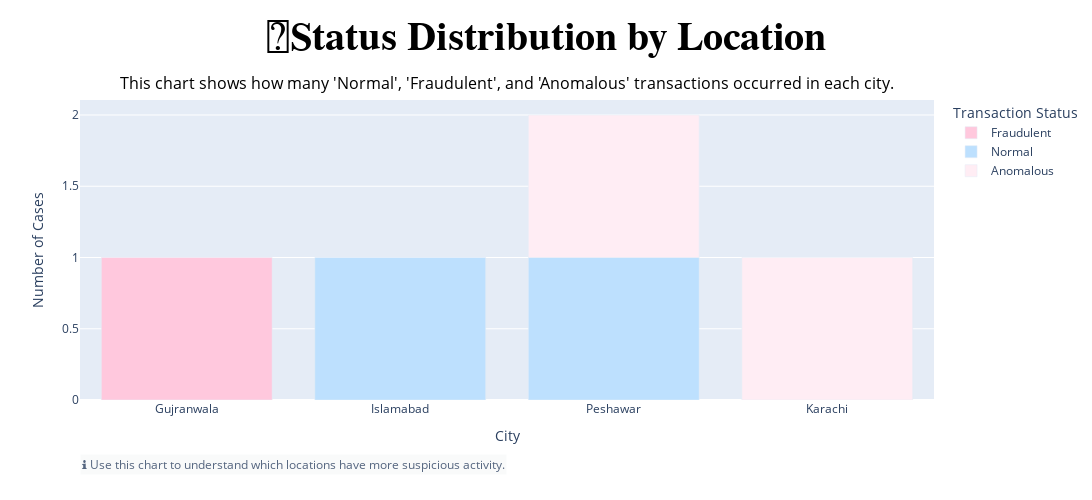

Source (notebook cell):
### Code cell
cases_by_location(df)

### Figure 1 — Plotly figure (JSON) as saved in the notebook; plotly's stock layout.template omitted (floating-point values rounded to 4 significant figures)
{"data": [{"alignmentgroup": "True", "hovertemplate": "Transaction Status=Fraudulent<br>City=%{x}<br>Number of Cases=%{y}<extra></extra>", "legendgroup": "Fraudulent", "marker": {"color": "#ffc8dd", "pattern": {"shape": ""}}, "name": "Fraudulent", "offsetgroup": "Fraudulent", "orientation": "v", "showlegend": true, "textposition": "auto", "type": "bar", "x": ["Gujranwala"], "xaxis": "x", "y": [1], "yaxis": "y"}, {"alignmentgroup": "True", "hovertemplate": "Transaction Status=Normal<br>City=%{x}<br>Number of Cases=%{y}<extra></extra>", "legendgroup": "Normal", "marker": {"color": "#bde0fe", "pattern": {"shape": ""}}, "name": "Normal", "offsetgroup": "Normal", "orientation": "v", "showlegend": true, "textposition": "auto", "type": "bar", "x": ["Islamabad", "Peshawar"], "xaxis": "x", "y": [1, 1], "yaxis": "y"}, {"alignmentgroup": "True", "hovertemplate": "Transaction Status=Anomalous<br>City=%{x}<br>Number of Cases=%{y}<extra></extra>", "legendgroup": "Anomalous", "marker": {"color": "#ffedf4", "pattern": {"shape": ""}}, "name": "Anomalous", "offsetgroup": "Anomalous", "orientation": "v", "showlegend": true, "textposition": "auto", "type": "bar", "x": ["Karachi", "Peshawar"], "xaxis": "x", "y": [1, 1], "yaxis": "y"}], "layout": {"annotations": [{"font": {"color": "black", "size": 16}, "showarrow": false, "text": "This chart shows how many 'Normal', 'Fraudulent', and 'Anomalous' transactions occurred in each city.", "x": 0.5, "xanchor": "center", "xref": "paper", "y": 1.1, "yref": "paper"}, {"align": "left", "bgcolor": "#f8f9fa", "font": {"size": 12}, "opacity": 0.8, "showarrow": false, "text": "ℹ️ Use this chart to understand which locations have more suspicious activity.", "x": 0, "xref": "paper", "y": -0.25, "yref": "paper"}], "barmode": "relative", "height": 500, "legend": {"title": {"text": "Transaction Status"}, "tracegroupgap": 0}, "margin": {"b": 100, "t": 100}, "title": {"font": {"color": "black", "family": "Outfit", "size": 40}, "text": "📍<b>Status Distribution by Location</b><br>", "x": 0.5, "xanchor": "center"}, "width": 1200, "xaxis": {"anchor": "y", "domain": [0, 1], "title": {"text": "City"}}, "yaxis": {"anchor": "x", "domain": [0, 1], "title": {"text": "Number of Cases"}}}}
